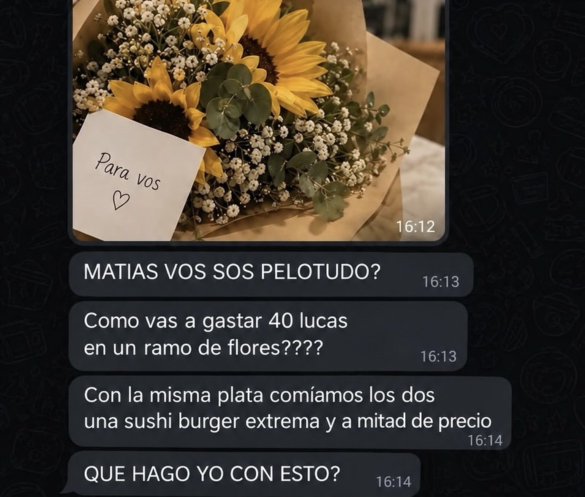
#> input picture meme/original.jpg, 1169 x 993 px (shown at 1/2 size)
$ python make_meme.py
#> lines starting #> are read from the running program, lines starting #| are printed output that depends on the picture; after the words box and inside, x2 and y2 are one past the last pixel; in counts of white or black regions, pixels touching at a corner belong together
from PIL import Image, ImageDraw, ImageFont
import numpy as np
im=Image.open('original.jpg').convert('RGB')
#> im is the input picture: PIL image 1169x993 RGB; mean R, G, B 62.6, 55.9, 48.1
a=np.asarray(im).astype(int); L=a.mean(2)
#> after `L = a.mean(2)`:
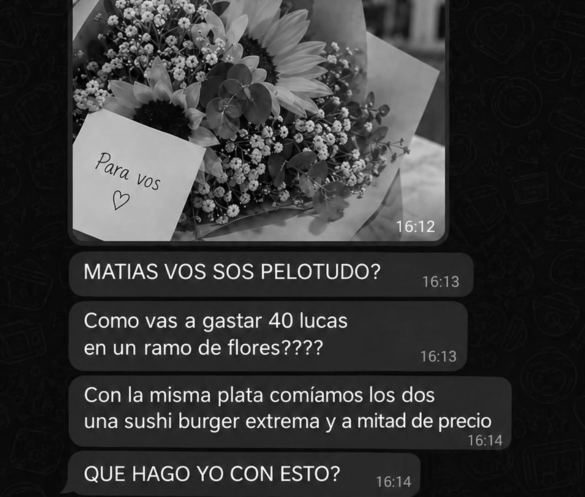
#> L: shape (993, 1169) float64 (shown at 1/2 size); min 0, max 254.7, mean 55.5
sub=a[950:975,750:825]; m=(L[950:975,750:825]>90)
#> after `sub = a[950:975, 750:825]`:
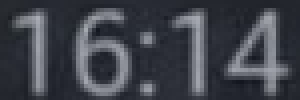
#> sub: shape (25, 75, 3) int64 (shown 4 times larger); mean R, G, B 63.2, 66.4, 74.8
#> after `m = L[950:975, 750:825] > 90`:
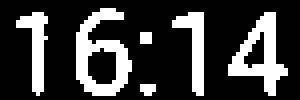
#> m: shape (25, 75) bool (shown 4 times larger); 24.1% white; 6 white regions (2 under 20 px), largest, box (x1, y1, x2, y2) and area: (19, 2, 33, 24) 152, (57, 3, 72, 24) 129, (43, 3, 51, 24) 77, (4, 3, 12, 24) 75
tc=tuple(int(v) for v in np.median(sub[m],0)); print('time color',tc)
#> after `tc = tuple((int(v) for v in np.median(sub[m], 0)))`: tc = (125, 128, 137)
#| time color (125, 128, 137)
BUB=(37,40,45); TXT=(230,231,234)
f=ImageFont.truetype('fonts/Roboto-400.ttf',43)
ft=ImageFont.truetype('fonts/Roboto-400.ttf',29)
d=ImageDraw.Draw(im)
# bubble 3: erase old text, keep bubble + its time
d.rectangle((158,760,925,886),fill=BUB); d.rectangle((925,760,1012,866),fill=BUB)
off=f.getbbox('C')[1]
d.text((170,773-off),'Con esa plata comprábamos 5 kilos',font=f,fill=TXT)
d.text((170,825-off),'de milanesas y comíamos todo el mes',font=f,fill=TXT)
# bubble 4: redraw wider
t4='QUE HAGO YO CON ESTO? LO EMPANO?'
w=f.getlength(t4); tx=169+w+76; tw=ft.getlength('16:14'); R=int(tx+tw+20)
print('bubble4 right',R)
d.rounded_rectangle((140,902,R,1040),radius=22,fill=BUB)
d.text((169,932-f.getbbox('Q')[1]),t4,font=f,fill=TXT)
d.text((tx,952-ft.getbbox('1')[1]),'16:14',font=ft,fill=tc)
from PIL import ImageFilter
for box in [(150,758,1015,890),(140,905,1116,993)]:
    im.paste(im.crop(box).filter(ImageFilter.GaussianBlur(0.7)),box[:2])
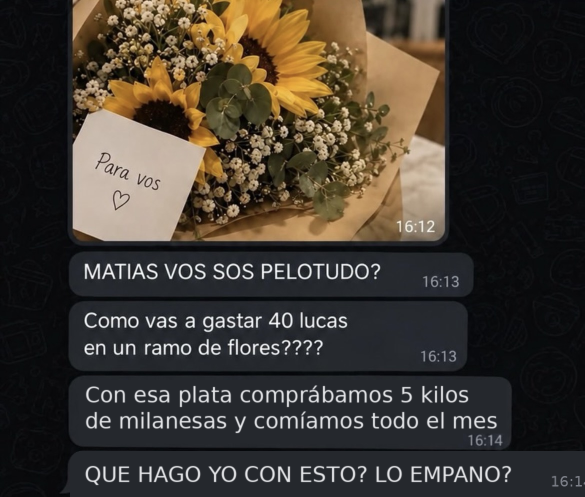
#> im: PIL image 1169x993 RGB (shown at 1/2 size); mean R, G, B 63.8, 57.2, 49.4
im.save('meme-milanesas.png')
